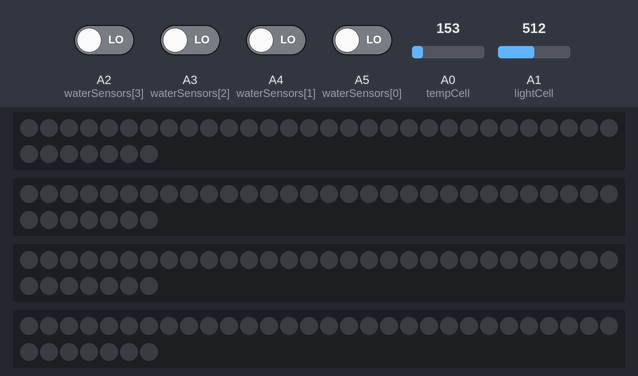
This sketch was run on a simulated Arduino Uno, built with avr-gcc and run on an emulated ATmega328P. On the bench: 4 × 37 RGB LEDs in strip order, left to right, continuing on the next row. The test bench sets the inputs (shaded band); at power-on: A2 (waterSensors[3]), A3 (waterSensors[2]), A4 (waterSensors[1]), A5 (waterSensors[0]) LOW, A0 (tempCell) = 153, A1 (lightCell) = 512. Dim RGB values are drawn brighter than linear; what the sketch prints to the serial monitor is not drawn.

Above: at 4.2 s.
4.3 s: A2 (waterSensors[3]) driven HIGH
At 5.65 s:
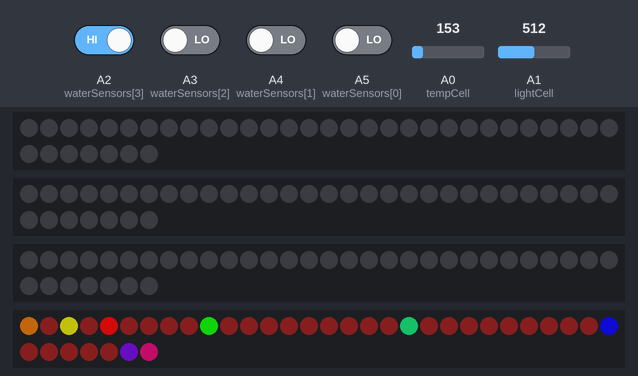
6.7 s: A0 (tempCell) set to 114
At 7.64 s:
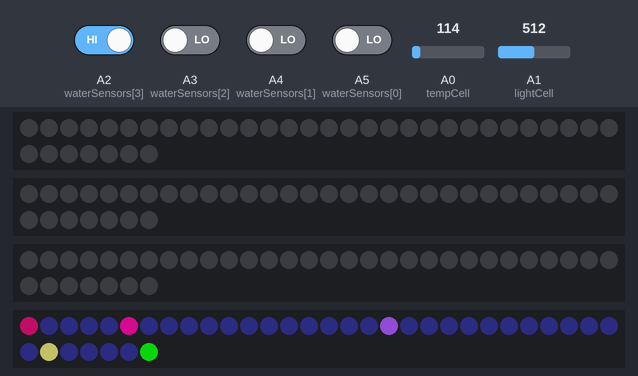
9.7 s: A3 (waterSensors[2]) driven HIGH
At 10.14 s:
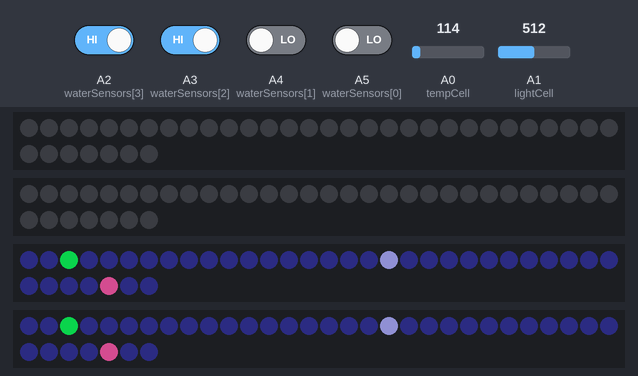
12.1 s: A5 (waterSensors[0]) driven HIGH
At 12.28 s:
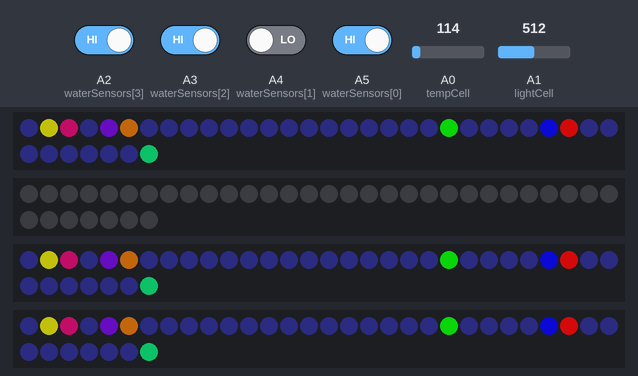
14.5 s: A4 (waterSensors[1]) driven HIGH
At 14.7 s:
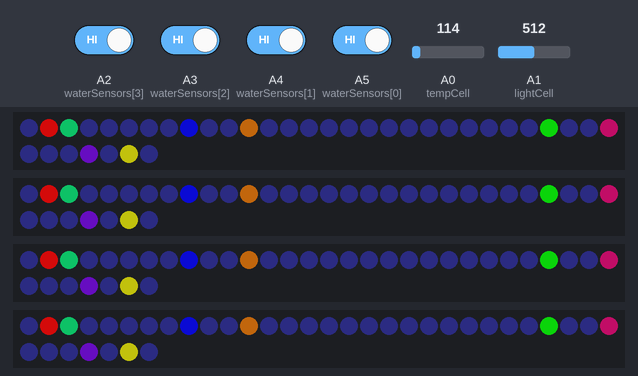
16.9 s: A0 (tempCell) set to 133
At 18.88 s:
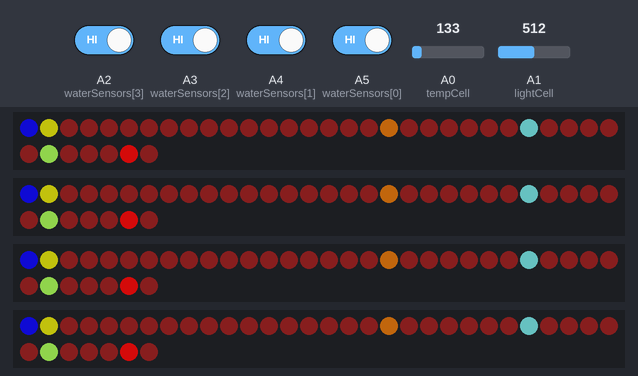

The sketch:

Umbrella.ino
```cpp
// Include a library for LED strips:
#include <FastLED.h>
#if defined(FASTLED_VERSION) && (FASTLED_VERSION < 3001000)
#warning "Requires FastLED 3.1 or later; check github for latest code."
#endif

#define COLOR_ORDER GRB
#define LED_TYPE    WS2811 // Define a type of LED strips
// Define digital pins that LED strips are connected to:
#define DATA_PIN1    6
#define DATA_PIN2    7
#define DATA_PIN3    8
#define DATA_PIN4    9
// Define arrays for each LED strip"
CRGB leds1[37];
CRGB leds2[37];
CRGB leds3[37];
CRGB leds4[37];
int waterSensors[] = {A5, A4, A3, A2}; // define analog pins for water sensors
int lightCell = A1;  // define an analogue pin for a light sensor
int tempCell = A0;   // define an analogue pin for a temperature sensor

void setup() {
  Serial.begin(9600); // Set up a serial monitor for debugging
  // Set water sensors as INPUTs:
  for(int i=0; i<4; i++) {
    pinMode(waterSensors[i], INPUT);
  }
  pinMode(lightCell, INPUT);  // set photosensor as INPUT
  pinMode(tempCell, INPUT);   // set temperature sensor as INPUT

  FastLED.addLeds<LED_TYPE, DATA_PIN1, COLOR_ORDER>(leds1, 37).setCorrection(TypicalLEDStrip);
  FastLED.addLeds<LED_TYPE, DATA_PIN2, COLOR_ORDER>(leds2, 37).setCorrection(TypicalLEDStrip);
  FastLED.addLeds<LED_TYPE, DATA_PIN3, COLOR_ORDER>(leds3, 37).setCorrection(TypicalLEDStrip);
  FastLED.addLeds<LED_TYPE, DATA_PIN4, COLOR_ORDER>(leds4, 37).setCorrection(TypicalLEDStrip);
  delay(3000); // 3 second delay for recovery
}

void loop() {
  // Read in a temperature value from a temperature sensor and convert it to Celcium:
  float temperature = analogRead(tempCell) * 0.004882814;
  temperature = (temperature - .5) *100;
  Serial.println(temperature);

  // Set the primary colour of LED strips as blue if the temperature falls below 10:
  if(temperature<=10) {
    int i = 0;
      while(i< 37){
        leds1[i] = CRGB(5,5,15);
        leds2[i] = CRGB(5,5,15);
        leds3[i] = CRGB(5,5,15);
        leds4[i] = CRGB(5,5,15);
        i++;
      }
  }
  // Set the primary colour of LED strips as red if the temperature raises above 10:
  else if(temperature>10) {
    int i = 0;
      while(i< 37){
        leds1[i] = CRGB(20,5,5);
        leds2[i] = CRGB(20,5,5);
        leds3[i] = CRGB(20,5,5);
        leds4[i] = CRGB(20,5,5);
        i++;
      }
  }

  // Turn on first LED strip if first water sensor is in water:
   if (digitalRead(waterSensors[0]) != 0) {
      fadeToBlackBy( leds1, 37, 20); // A built-in method for LED strips from the fastLED library
      byte dothue = 0;
      for( int i = 0; i < 8; i++) {
        leds1[beatsin16( i+7, 0, 37-1 )] |= CHSV(dothue, 200, 255);
        dothue += 32;
      }
    }
  // Turn off first LED strip if first water sensor is not in water:
   else if (digitalRead(waterSensors[0]) == 0) {
      int i = 0;
      while(i< 37){
        leds1[i] = CRGB::Black;
        i++;
      }
   }
  // Turn on second LED strip if second water sensor is in water:
  if (digitalRead(waterSensors[1]) != 0) {
    fadeToBlackBy( leds2, 37, 20);
    byte dothue = 0;
    for( int i = 0; i < 8; i++) {
      leds2[beatsin16( i+7, 0, 37-1 )] |= CHSV(dothue, 200, 255);
      dothue += 32;
    }
  }
  // Turn off second LED strip if second water sensor is not in water:
  else if (digitalRead(waterSensors[1]) == 0) {
     int j = 0;
    while(j< 37){
      leds2[j] = CRGB::Black;
      j++;
    }
   }
  // Turn on third LED strip if third water sensor is in water:
   if (digitalRead(waterSensors[2]) != 0) {
    fadeToBlackBy( leds3, 37, 20);
    byte dothue = 0;
    for( int i = 0; i < 8; i++) {
      leds3[beatsin16( i+7, 0, 37-1 )] |= CHSV(dothue, 200, 255);
      dothue += 32;
    }
  }
  // Turn off third LED strip if third water sensor is not in water:
  else if (digitalRead(waterSensors[2]) == 0) {
     int j = 0;
    while(j< 37){
      leds3[j] = CRGB::Black;
      j++;
    }
   }
  // Turn on fourth LED strip if fourth water sensor is in water:
   if (digitalRead(waterSensors[3]) != 0) {
    fadeToBlackBy( leds4, 37, 20);
    byte dothue = 0;
    for( int i = 0; i < 8; i++) {
      leds4[beatsin16( i+7, 0, 37-1 )] |= CHSV(dothue, 200, 255);

      dothue += 32;
    }
  }
  // Turn off fourth LED strip if fourth water sensor is not in water:
  else if (digitalRead(waterSensors[3]) == 0) {
     int j = 0;
      while(j< 37){
        leds4[j] = CRGB::Black;
        j++;
      }
   }

   // Read in a value from a photoresistor:
   int photocellReading = analogRead(lightCell);
   // Map the value of light to a correct range:
   int LEDbrightness = map(photocellReading, 0, 1023, 255, 0);
   // Set the brightness of LED strips depending on the light level outside:
   FastLED.setBrightness(LEDbrightness);
   FastLED.show(); // Show the patterns assigned to LED strips
}
```

Measured:
- after the input at 4.3 s, the LEDs: first change at once (image 1 shows a later state)
- after the input at 9.7 s, the LEDs: first change after 0.24 s (image 3 shows a later state)
- after the input at 12.1 s, the LEDs: change at once (image 4)
- after the input at 14.5 s, the LEDs: change after 0.05 s (image 5)
